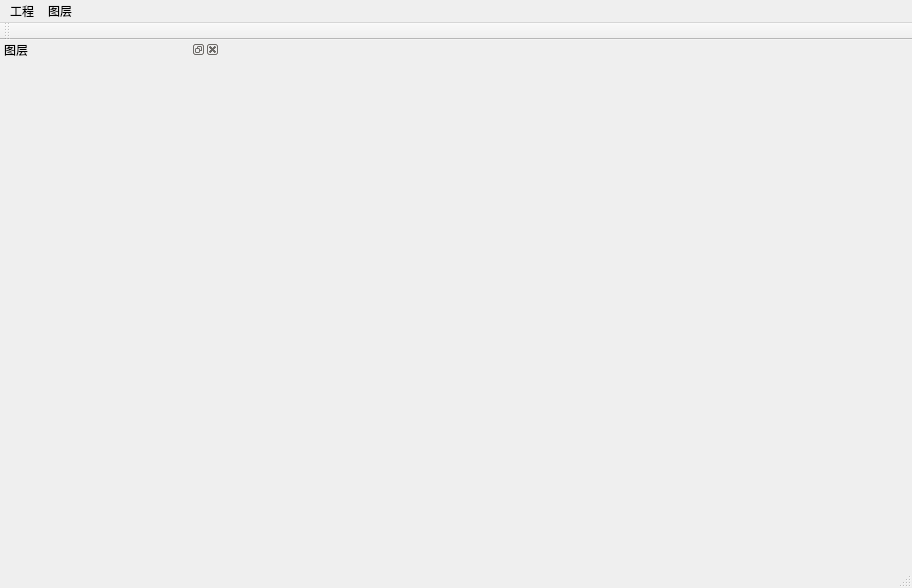
<?xml version="1.0" encoding="UTF-8"?>
<ui version="4.0">
 <class>QDataViewerClass</class>
 <widget class="QMainWindow" name="QDataViewerClass">
  <property name="geometry">
   <rect>
    <x>0</x>
    <y>0</y>
    <width>912</width>
    <height>588</height>
   </rect>
  </property>
  <property name="windowTitle">
   <string>QDataViewer</string>
  </property>
  <widget class="QWidget" name="centralWidget"/>
  <widget class="QMenuBar" name="menuBar">
   <property name="geometry">
    <rect>
     <x>0</x>
     <y>0</y>
     <width>912</width>
     <height>26</height>
    </rect>
   </property>
   <widget class="QMenu" name="menu">
    <property name="title">
     <string>工程</string>
    </property>
    <addaction name="actionsaveProject"/>
    <addaction name="actionloadProject"/>
   </widget>
   <widget class="QMenu" name="menu_2">
    <property name="title">
     <string>图层</string>
    </property>
    <widget class="QMenu" name="menuaddLayer">
     <property name="title">
      <string>添加图层</string>
     </property>
     <addaction name="actionaddVectorLayer"/>
     <addaction name="actionaddRasterLayer"/>
    </widget>
    <addaction name="menuaddLayer"/>
    <addaction name="actionremoveLayer"/>
   </widget>
   <addaction name="menu"/>
   <addaction name="menu_2"/>
  </widget>
  <widget class="QToolBar" name="mainToolBar">
   <attribute name="toolBarArea">
    <enum>TopToolBarArea</enum>
   </attribute>
   <attribute name="toolBarBreak">
    <bool>false</bool>
   </attribute>
  </widget>
  <widget class="QStatusBar" name="statusBar"/>
  <widget class="QDockWidget" name="layerList">
   <property name="minimumSize">
    <size>
     <width>220</width>
     <height>42</height>
    </size>
   </property>
   <property name="maximumSize">
    <size>
     <width>220</width>
     <height>524287</height>
    </size>
   </property>
   <property name="windowTitle">
    <string>图层</string>
   </property>
   <attribute name="dockWidgetArea">
    <number>1</number>
   </attribute>
   <widget class="QWidget" name="dockWidgetContents"/>
  </widget>
  <action name="actionsaveProject">
   <property name="text">
    <string>保存工程</string>
   </property>
  </action>
  <action name="actionloadProject">
   <property name="text">
    <string>打开工程</string>
   </property>
  </action>
  <action name="actionaddVectorLayer">
   <property name="text">
    <string>添加矢量图层</string>
   </property>
  </action>
  <action name="actionaddRasterLayer">
   <property name="text">
    <string>添加栅格图层</string>
   </property>
  </action>
  <action name="actionremoveLayer">
   <property name="text">
    <string>移除图层</string>
   </property>
  </action>
 </widget>
 <layoutdefault spacing="6" margin="11"/>
 <resources>
  <include location="QDataViewer.qrc"/>
 </resources>
 <connections/>
</ui>
